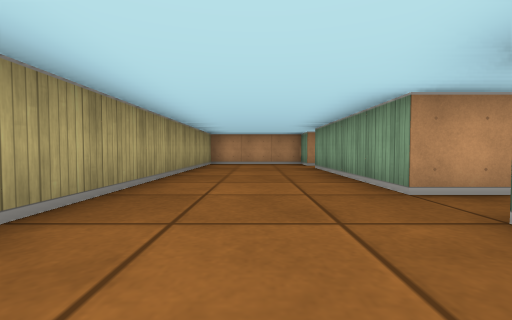
view 1 (above)

19 first-person views from a walk through a cub3D ray-caster map. The camera is about half as high as the walls, tilts 2° down and sees 90° across. The floor is counted in squares. Each view is taken from the middle of a square. On the plan, view 1 faces up. The plan holds only what a view shows up to about 9 squares ahead; the rest is blank.

view 2
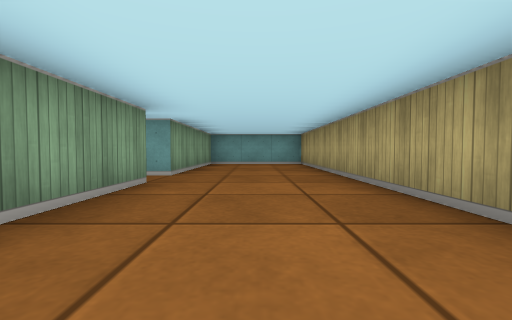

view 3
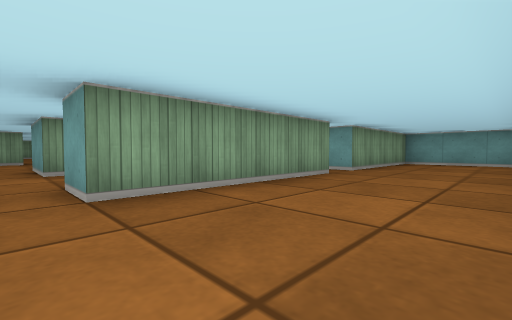

view 4
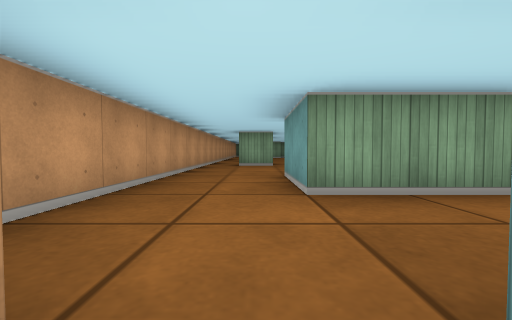

view 5
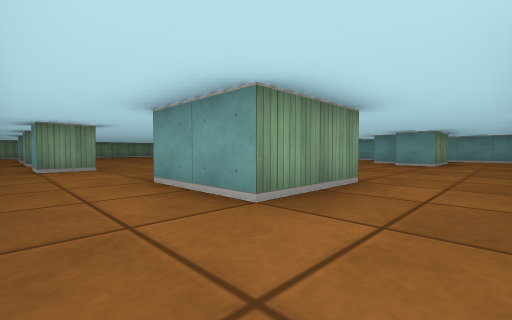

view 6
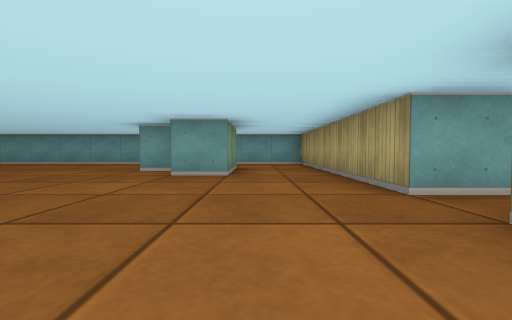

view 7
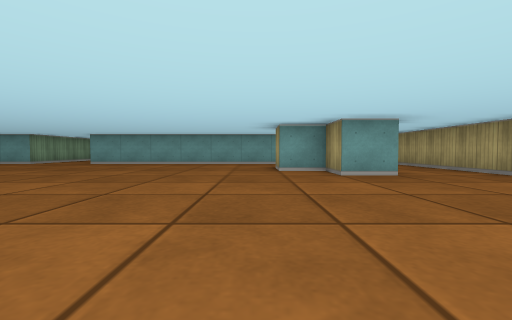

view 8
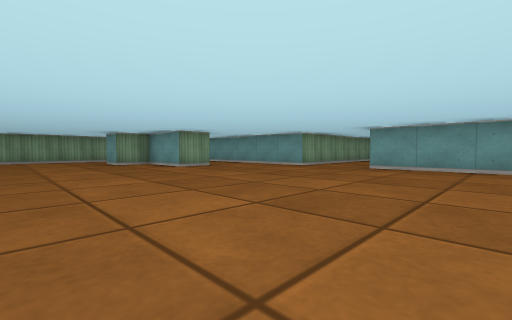

view 9
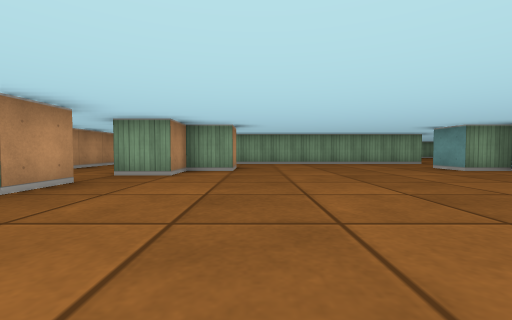

view 10
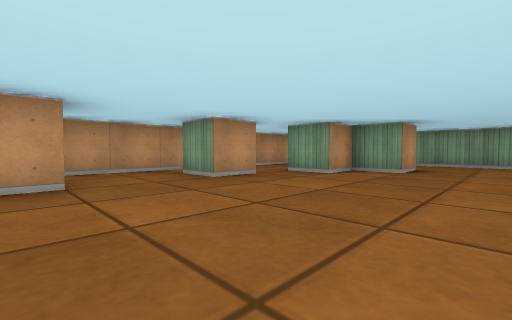

view 11
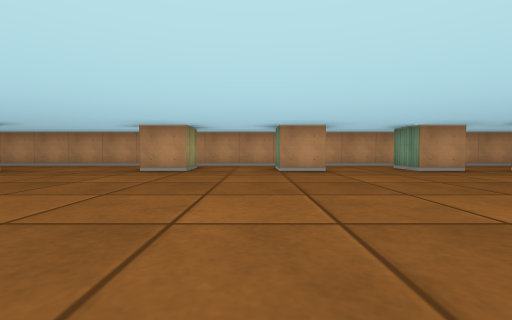

view 12
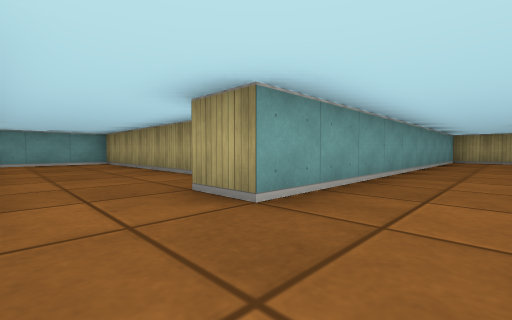

view 13
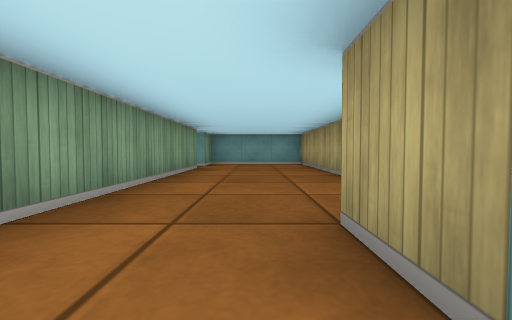

view 14
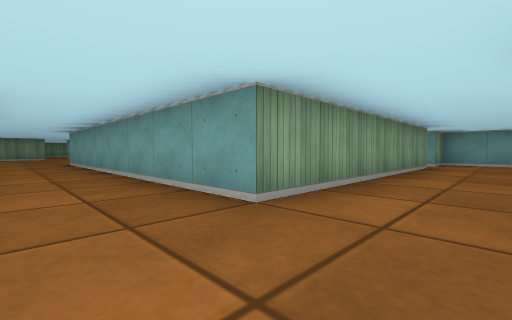

view 15
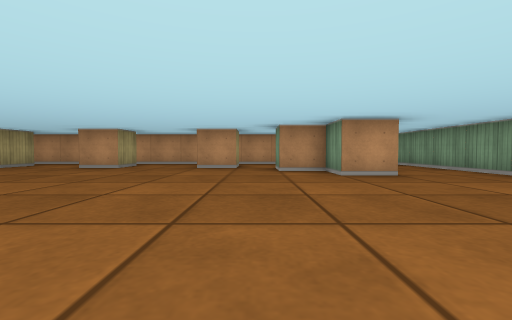

view 16
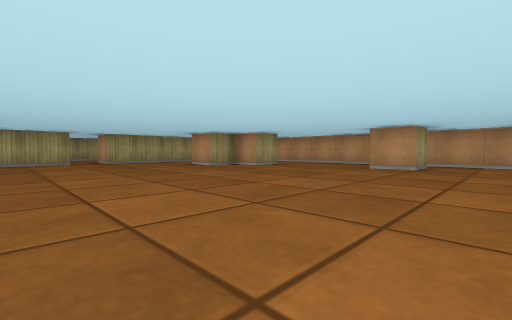

view 17
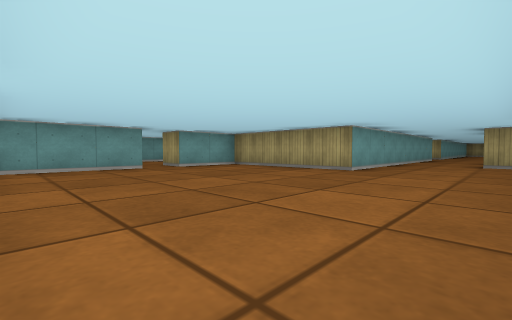

view 18
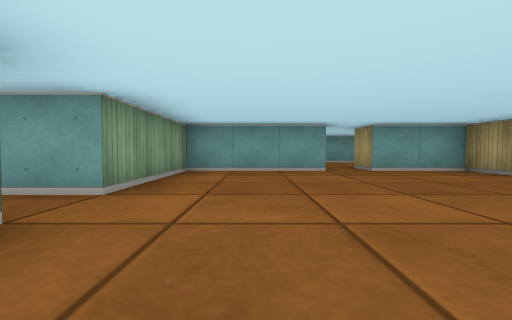

view 19
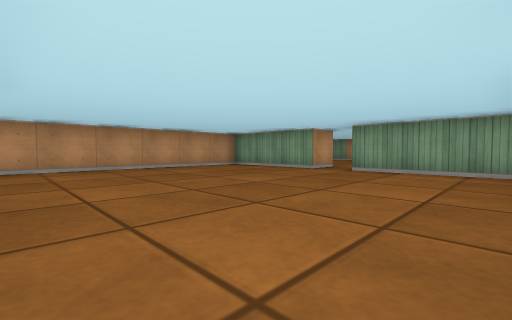

### Floor plan
Ten units are one square. View 1 is at (0, 0); x grows to the right and y downward. Boxes are objects, and circles mark ways between rooms. Rooms are numbered by the first view taken in them; rooms with no view inside come last. Other rooms are left out.
<svg viewBox="-20 -90 315 220">
<path fill="none" stroke="#000" d="M25 -25 15 -25 15 -65 25 -65M25 -75 15 -75 15 -85 -15 -85 -15 25 15 25 15 -15 25 -15M45 -85 35 -85M125 -65 125 -75 135 -75 135 -65 125 -65M105 -65 95 -65 95 -75 105 -75 105 -65M165 25 165 15 185 15 185 5 195 5M65 -55 55 -55 55 -45 45 -45 45 -65 65 -65 65 -55M166 -65 155 -65 155 -75M45 5 55 5 55 15 65 15 65 24M165 -72 165 -68M65 45 125 45 125 55M115 71 115 125 145 125 145 115M196 -45 185 -45 185 -55 175 -55 175 -65M25 -15 25 5M215 5 215 -64M25 -34 25 -25M196 -85 45 -85M145 105 145 45 155 45M215 15 215 5M285 45 285 15 230 15M254 85 285 85 285 55M195 20 195 25M155 45 225 45 225 85 245 85M45 26 45 5M25 5 25 45 65 45"/>
<circle cx="20" cy="-70" r="3" fill="#2a7"/>
<circle cx="20" cy="-20" r="3" fill="#2a7"/>
<circle cx="35" cy="-55" r="3" fill="#2a7"/>
<circle cx="55" cy="-75" r="3" fill="#2a7"/>
<circle cx="165" cy="35" r="3" fill="#2a7"/>
<circle cx="205" cy="10" r="3" fill="#2a7"/>
<circle cx="35" cy="15" r="3" fill="#2a7"/>
<circle cx="55" cy="35" r="3" fill="#2a7"/>
<text x="0" y="-30">1</text>
<text x="30" y="-80">2</text>
<text x="120" y="-10">3</text>
<text x="240" y="40">4</text>
<text x="40" y="30">5</text>
</svg>
Room 1 opens to room 2. Room 1 opens to room 3. Room 2 opens to room 3. Room 3 opens to room 4. Room 3 opens to room 5.

Where each view was taken, in squares from view 1:
view 1: 0 up, 0 right, facing up
view 2: 6 up, 0 right, facing down
view 3: 7 up, 1 left, facing down-right
view 4: 7 up, 2 right, facing right
view 5: 8 up, 3 right, facing down-right
view 6: 4 up, 4 right, facing down
view 7: 4 up, 7 right, facing down
view 8: 2 up, 10 right, facing down-right
view 9: 4 up, 13 right, facing right
view 10: 3 up, 13 right, facing up-right
view 11: 1 up, 12 right, facing up
view 12: 3 down, 14 right, facing down-left
view 13: 4 down, 13 right, facing down
view 14: 3 down, 13 right, facing down-right
view 15: 0 up, 17 right, facing up
view 16: 0 up, 12 right, facing up-left
view 17: 2 down, 28 right, facing down-left
view 18: 3 down, 27 right, facing down
view 19: 8 down, 23 right, facing up-right
